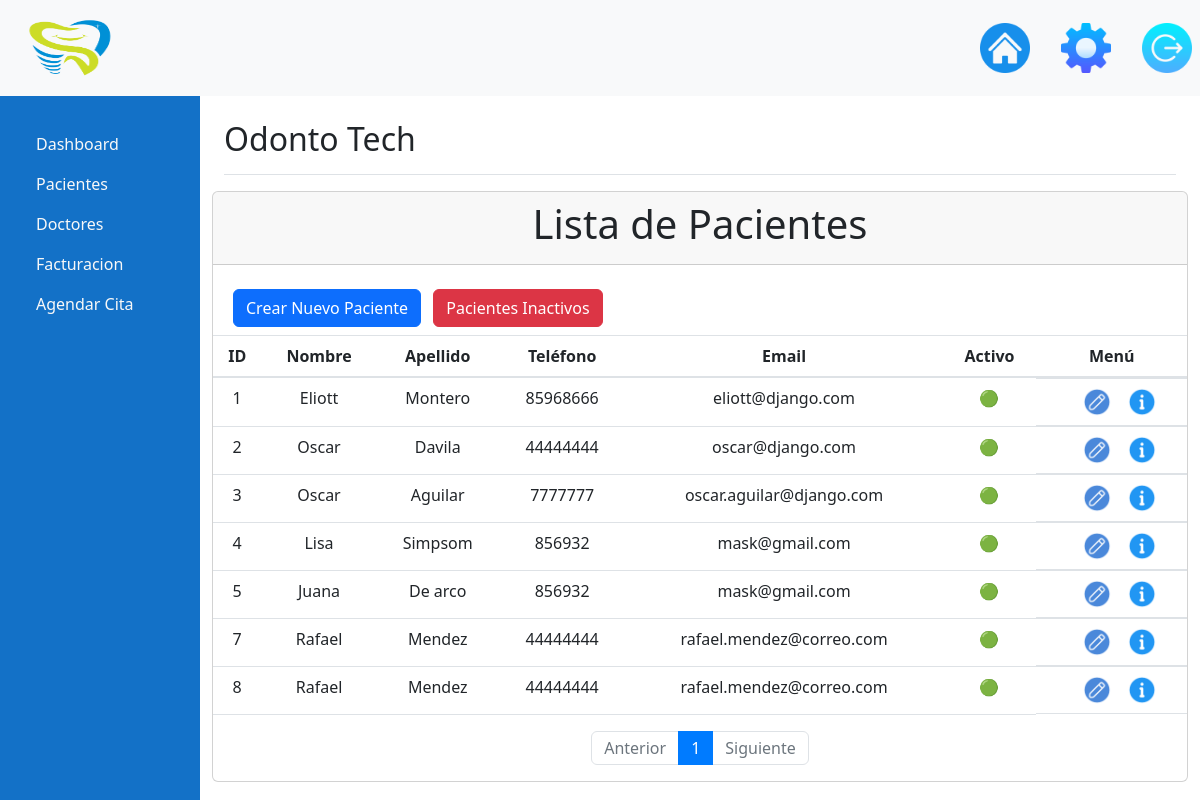
The app's page /Pacientes/details/ (signed in), older data.
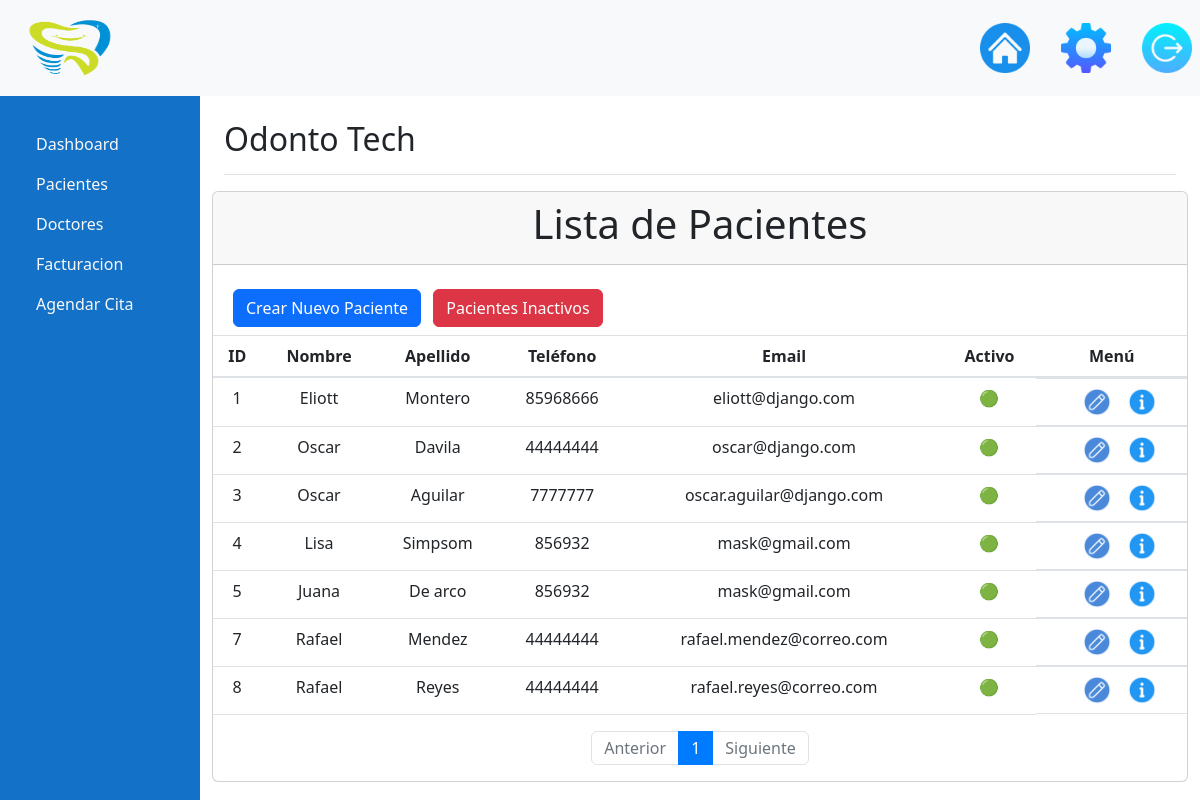
The same page, newer data.
### Pacientes/models.py (models this page shows, shortened)
class Pacientes(models.Model):
    id = models.AutoField(primary_key=True)
    PacientesNombre = models.CharField(max_length=100, null=False, blank=False, verbose_name="Nombre")
    PacientesApellido = models.CharField(max_length=100, null=False, blank=False, verbose_name="Apellidos")
    PacientesDireccion = models.CharField(max_length=100, null=False, blank=False, verbose_name="Dirección")
    PacientesTelefono = models.CharField(max_length=10, null=False, blank=False, verbose_name="Teléfono")
    PacientesEmail = models.CharField(max_length=100, null=False, blank=False, verbose_name="Email")
    PacientesEmailNormalizado = models.CharField(max_length=100, null=False, blank=False, verbose_name="Email Normalizado")
    PacientesActivo = models.BooleanField(default=True, verbose_name="Activo")
    class Meta:
        verbose_name_plural = "Pacientes"

### Pacientes/views.py (the view)
# urls.py: path('details/', views.pacientes, name='Pacientes'),
def pacientes(request):
    pacientes = Pacientes.objects.filter(PacientesActivo=True)
    paginator = Paginator(pacientes, 10)
    page_number = request.GET.get('page')
    page_obj = paginator.get_page(page_number)
    context = {
        'page_obj': page_obj
    }
    return render(request, 'pacientes.html', context)

### templates/pacientes.html
{% extends 'base.html' %}
{% block content %}
    <div class="card row">
        <div class="card-header">
            <h1 class="text-center">Lista de Pacientes</h1>
        </div>
        <div class="row pt-4 pb-2">
            <div class="col-6 ml-2">
                <a href="{% url 'insertar_paciente' %}" class="btn btn-primary me-2">Crear Nuevo Paciente</a>
                <a href="{% url 'pacientes_inactivos' %}" class="btn btn-danger me-2">Pacientes Inactivos</a>
            </div>
        </div>
        <table class="table">
            <thead>
                <tr>
                    <th scope="col">ID</th>
                    <th scope="col">Nombre</th>
                    <th scope="col">Apellido</th>
                    <th scope="col">Teléfono</th>
                    <th scope="col">Email</th>
                    <th scope="col">Activo</th>
                    <th scope="col">Menú</th>
                </tr>
            </thead>
            <tbody>
                {% for p in page_obj %}
                    <tr>
                        <td>{{ p.id }}</td>
                        <td>{{ p.PacientesNombre }}</td>
                        <td>{{ p.PacientesApellido }}</td>
                        <td>{{ p.PacientesTelefono }}</td>
                        <td>{{ p.PacientesEmail }}</td>
                        <td>{% if p.PacientesActivo %}🟢{% else %}🔴{% endif %}</td>
                        <td class="edit_menu">
                            <a href="{% url 'edit' p.id %}"><img class="icon-edit" src="/media/Logo/Icons/edit.png" alt="Editar"></a>
                            <a href="{% url 'information' p.id %}"><img class="icon-edit" src="/media/Logo/Icons/information.png" alt="Información"></a>
                        </td>
                    </tr>
                {% endfor %}
            </tbody>
        </table>
        <nav aria-label="Page navigation">
            <ul class="pagination justify-content-center">
                {% if page_obj.has_previous %}
                    <li class="page-item">
                        <a class="page-link" href="?page={{ page_obj.previous_page_number }}">Anterior</a>
                    </li>
                {% else %}
                    <li class="page-item disabled">
                        <span class="page-link">Anterior</span>
                    </li>
                {% endif %}
                {% for num in page_obj.paginator.page_range %}
                    {% if page_obj.number == num %}
                        <li class="page-item active">
                            <span class="page-link">{{ num }}</span>
                        </li>
                    {% else %}
                        <li class="page-item">
                            <a class="page-link" href="?page={{ num }}">{{ num }}</a>
                        </li>
                    {% endif %}
                {% endfor %}
                {% if page_obj.has_next %}
                    <li class="page-item">
                        <a class="page-link" href="?page={{ page_obj.next_page_number }}">Siguiente</a>
                    </li>
                {% else %}
                    <li class="page-item disabled">
                        <span class="page-link">Siguiente</span>
                    </li>
                {% endif %}
            </ul>
        </nav>
    </div>
{% endblock %}

Row changes from the older to the newer data that the page shows:
changed Pacientes id 8: PacientesApellido "Mendez" → "Reyes"; PacientesEmail "rafael.mendez@correo.com" → "rafael.reyes@correo.com"
